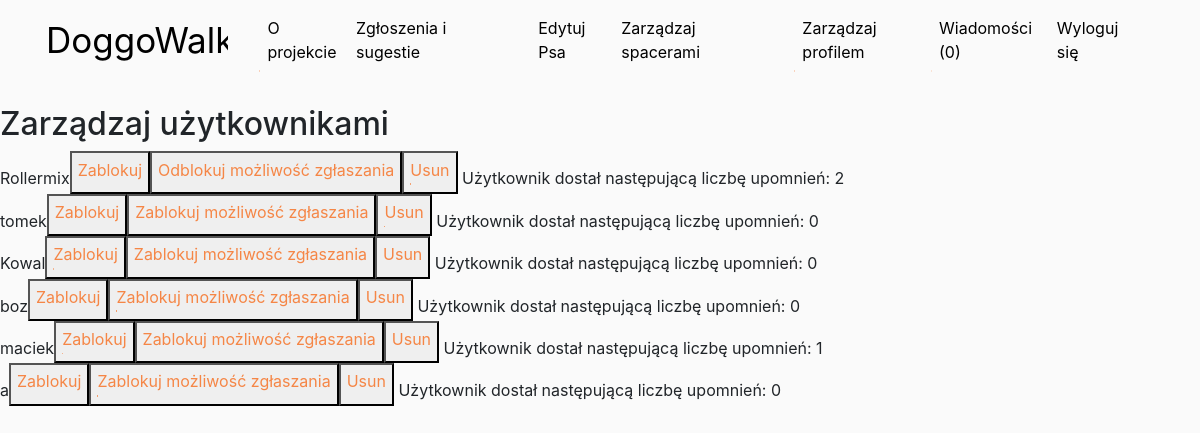
Screenshot of /admin/manageusers.php (signed in) with the database file from the repository.
### tables this page shows
CREATE TABLE `user` (
  `id` int(10) NOT NULL,
  `name` varchar(30) NOT NULL,
  `surname` varchar(30) NOT NULL,
  `email` varchar(256) NOT NULL,
  `id_city` int(10) DEFAULT NULL,
  `description` varchar(3000) DEFAULT NULL,
  `blocked` tinyint(1) NOT NULL DEFAULT 0,
  `password` varchar(255) NOT NULL,
  `login` varchar(30) NOT NULL,
  `deleted` tinyint(1) NOT NULL DEFAULT 0,
  `admin` tinyint(1) NOT NULL DEFAULT 0
);

### admin/manageusers.php (the view, shortened to what this page needs)
<?php require_once '../views/containers/header.php'; ?>
<?php require_once '../views/containers/menu.php'; ?>
<?php
require_once 'includes/dbh.inc.php';
?>
<section class="city-form">
    <h2>
        Zarządzaj użytkownikami
    </h2>
                <?php
                $sqli = "SELECT * FROM user WHERE admin = '0';";
                $result = mysqli_query($conn, $sqli);
                while ($row = mysqli_fetch_array($result)) {
                    $curr=$row['login'];
                    $sql = "SELECT id From reminder WHERE id_user=".$row['id'];
                    $result2 = mysqli_query($conn, $sql);
                    $row2 = mysqli_num_rows($result2);
                    if ($row['blocked']==0 && $row['deleted']==0) {
                        echo $row['login'] . '<button>' . '<a href ="includes/manageusers.inc.php?block=' . $curr . '">' . ' Zablokuj' . '</a>' .
                            '</button>' .'<button>' . '<a href ="includes/manageusers.inc.php?reporting=' . $curr . '">' . ' Zablokuj możliwość zgłaszania' . '</a>' .
                            '</button>' . '<button>' . '<a href ="includes/manageusers.inc.php?delete=' . $curr . '">' . ' Usun' . '</a>' . '</button>';
                        echo ' Użytkownik dostał następującą liczbę upomnień: '.$row2;
                        echo '<br>';
                    }
                    else if ($row['blocked']==2 && $row['deleted']==0) {
                        echo $row['login'] . '<button>' . '<a href ="includes/manageusers.inc.php?block=' . $curr . '">' . ' Zablokuj' . '</a>' .
                            '</button>' .'<button>' . '<a href ="includes/manageusers.inc.php?unblockreporting=' . $curr . '">' . ' Odblokuj możliwość zgłaszania' . '</a>' .
                            '</button>' . '<button>' . '<a href ="includes/manageusers.inc.php?delete=' . $curr . '">' . ' Usun' . '</a>' . '</button>';
                        echo ' Użytkownik dostał następującą liczbę upomnień: '.$row2;
                        echo '<br>';
                    }
                }
?>
</section>
<?php require_once '../views/containers/footer.php'; ?>

### assets/css/main.css (style rules this page uses)
body { background-color: #fafafa; background-image: url("../img/doggo_walks.jpg"); background-repeat: no-repeat; background-position: bottom right; background-size: 35%; min-height: 100vh; }
a { display: inline-block; position: relative; padding: 0.2em 0; color: #f58646; }
a::after { content: ''; position: absolute; bottom: 0; left: 0; width: 100%; height: 0.1em; background-color: #f58646; opacity: 0; transition: opacity 300ms, transform 300ms; }
a { overflow: hidden; }
a::after { opacity: 1; transform: translate3d(-100%, 0, 0); }

### rows the page displays
user: login "Rollermix", row2 "2"
user: login "tomek", row2 "0"
user: login "Kowal", row2 "0"
user: login "boz", row2 "0"
user: login "maciek", row2 "1"
user: login "a", row2 "0"
